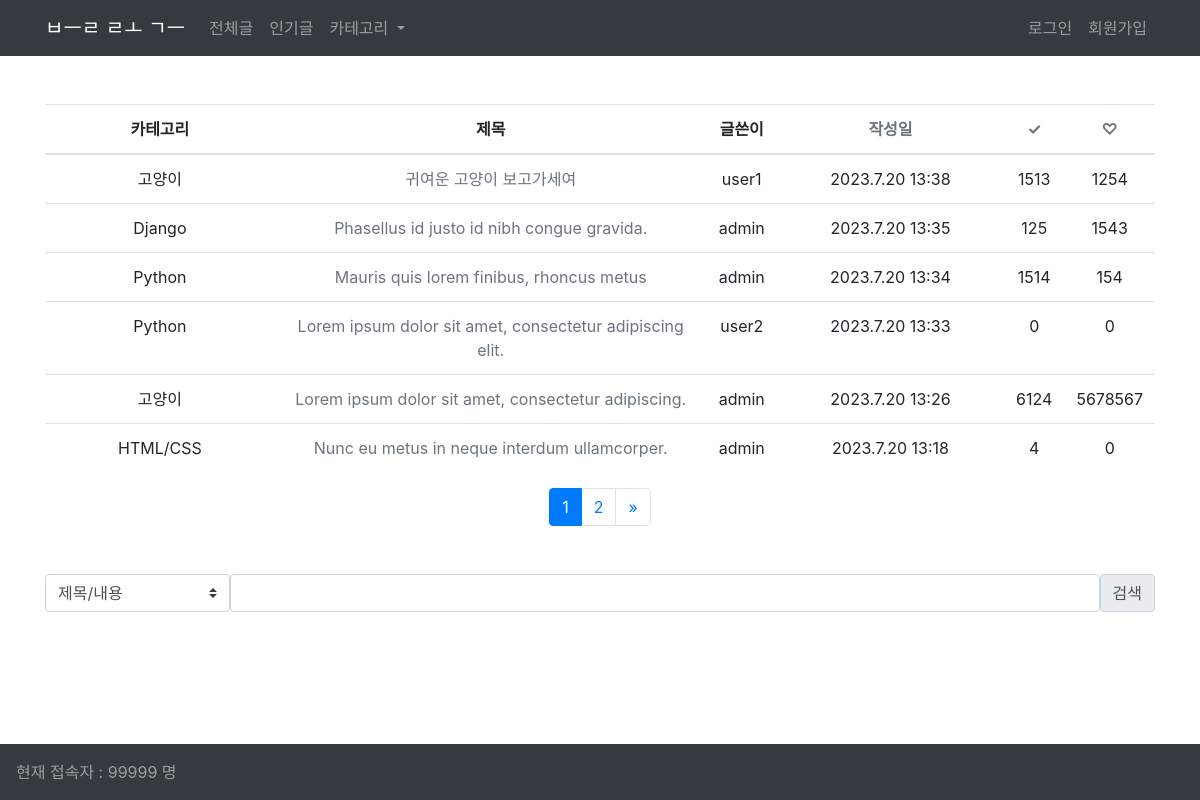
Screenshot of /blog/ with the database file from the repository.
### blog/models.py (models this page shows, shortened)
class Post(models.Model):
    CATEGORY_CHOICES = [
        ("HTML/CSS", "HTML/CSS"),
        ("Python", "Python"),
        ("Django", "Django"),
        ("고양이", "고양이"),
    ]
    title = models.CharField(max_length=200)
    content = models.TextField(null=True, blank=True)
    writer = models.ForeignKey(User, on_delete=models.CASCADE)
    updated_at = models.DateTimeField(auto_now=True)
    created_at = models.DateTimeField(auto_now_add=True)
    views = models.IntegerField(default=0)
    likes = models.IntegerField(default=0)
    category = models.CharField(max_length=50, choices=CATEGORY_CHOICES)
    thumbnail = models.ImageField(upload_to="thumbnails/", blank=True, null=True)

### blog/views.py (the view)
# urls.py: path("", views.PostList.as_view(), name="list"),
class PostList(View):
    def get(self, request):
        if request.GET.get("sort"):
            sort = request.GET.get("sort")
        else:
            sort = "created_at"
        posts = Post.objects.all()
        posts_sorted = sorted(posts, key=lambda x: getattr(x, sort), reverse=True)
        posts_per_page = 6
        page_number = request.GET.get("page", 1)
        paginator = Paginator(posts_sorted, posts_per_page)
        try:
            page = paginator.page(page_number)
        except InvalidPage:
            page = paginator.page(1)
        context = {
            "posts": page,
            "sort": sort,
        }
        return render(request, "blog/post_list.html", context)

### blog/templates/blog/post_list.html (shortened to what this page needs)
{% extends 'base.html' %}
{% block content %}
{% if posts %}
<table class="table table-hover text-center mt-5">
    <thead class="thead">
        <tr>
            <th class='w-25'>카테고리</th>
            <th class='w-50'>제목</th>
            <th class="w-">글쓴이</th>
            <th class="w-25"><a href="?sort=created_at" class="text-muted">작성일</a></th>
            <th class="w"><a href="?sort=views" class="text-muted">✓</a></th>
            <th class="w"><a href="?sort=likes" class="text-muted">♡</a></th>
        </tr>
    </thead>
    <tbody>
        {% if sort %}
            {% for post in posts|dictsortreversed:sort %}
            <tr>
                <td>{{ post.category }}</td>
                <td><a href="{% url 'blog:detail' post_id=post.pk %}" class="text-muted">{{ post.title }}</a></td>
                <td>{{ post.writer }}</td>
                <td>{{ post.created_at.year }}.{{post.created_at.month}}.{{post.created_at.day}} {{post.created_at.hour}}:{{post.created_at.minute}}</td>
                <td>{{ post.views }}</td>
                <td>{{ post.likes }}</td>
            </tr>
            {% endfor %}
        {% endif %}
    </tbody>
</table>
{% else %}
    {% if query %}
    <p>일치하는 검색 결과가 없습니다.</p>
    {% else %}
    <p>작성된 게시글이 없습니다.</p>
    {% endif %}
{% endif %}
{% if posts.has_other_pages %}
<nav aria-label="Page navigation">
  <ul class="pagination justify-content-center">
    {% for i in posts.paginator.page_range %}
      {% if posts.number == i %}
        <li class="page-item active"><a class='page-link' href='#'>{{ i }}</a></li>
      {% else %}
        <li class='page-item'>
            <a class='page-link' href="?page={{ i }}&sort={{sort}}">{{ i }}</a>
        </li>
      {% endif %}
    {% endfor %}
    {% if posts.has_next %}
    <li class="page-item">
      <a class="page-link" href="?page={{ posts.next_page_number }}&sort={{sort}}" aria-label="Next">
        <span aria-hidden="true">&raquo;</span>
      </a>
    </li>
    {% endif %}
  </ul>
</nav>
{% endif %}
<form action="{% url 'blog:search' %}" method='get' class='d-flex mt-5'>
    <select class="custom-select col col-lg-2" name='q-opt'>
        <option selected value="1">제목/내용</option>
    </select>
    <input type="text" name='q' class='form-control'>
    <input type="submit" value="검색" class="input-group-text">
</form>
{% endblock content %}

### rows the page displays
Post: category "고양이", title "귀여운 고양이 보고가세여", writer "user1", created_at.year "2023", created_at.month "7", created_at.day "20", created_at.hour "13", created_at.minute "38", views "1513", likes "1254"
Post: category "Django", title "Phasellus id justo id nibh congue gravida.", writer "admin", created_at.year "2023", created_at.month "7", created_at.day "20", created_at.hour "13", created_at.minute "35", views "125", likes "1543"
Post: category "Python", title "Mauris quis lorem finibus, rhoncus metus", writer "admin", created_at.year "2023", created_at.month "7", created_at.day "20", created_at.hour "13", created_at.minute "34", views "1514", likes "154"
Post: category "Python", title "Lorem ipsum dolor sit amet, consectetur adipiscing elit.", writer "user2", created_at.year "2023", created_at.month "7", created_at.day "20", created_at.hour "13", created_at.minute "33", views "0", likes "0"
Post: category "고양이", title "Lorem ipsum dolor sit amet, consectetur adipiscing.", writer "admin", created_at.year "2023", created_at.month "7", created_at.day "20", created_at.hour "13", created_at.minute "26", views "6124", likes "5678567"
Post: category "HTML/CSS", title "Nunc eu metus in neque interdum ullamcorper.", writer "admin", created_at.year "2023", created_at.month "7", created_at.day "20", created_at.hour "13", created_at.minute "18", views "4", likes "0"

### other values shown
{{ i }} "1"
{{ i }} "2"
